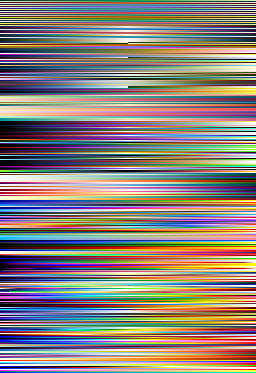
#> input picture web/src/lib/data/colormaps_lut.png, 256 x 373 px
$ python -i print_image.py   (imports and definitions only)
#> lines starting #> are read from the running program, lines starting #| are printed output that depends on the picture
"""Raster images as they go to print: flat sRGB, a fixed ppi, JPEG.

Lulu's own PDF presets (``Lulu-Interior-Print-PDF.joboptions``) leave color
as sRGB, forbid transparency, downsample to 300 ppi and store images as
maximum-quality JPEG without chroma subsampling. Everything that writes a
raster for the printed page goes through these helpers so the spreads, the
front matter and the cover all match that preset, and so :mod:`print_pdf`
can enforce the same rules on whatever reaches the final PDF.
"""

from __future__ import annotations

import io
from functools import lru_cache
from pathlib import Path

from PIL import Image, ImageCms

PRINT_PPI = 300
# Lulu's preset is QFactor 0.15 ("Maximum", ~Pillow 95). Noisy 10 m plates
# are ~5–8 MB each at 95, ~4 MB at 90 and ~3.5 MB at 88 (PSNR ≈ 35 dB,
# invisible through a 300 ppi halftone); 88 keeps a 100-plate interior under
# Lulu's 500 MB guidance (at 90 it came to 506 MB). Always 4:4:4 — no chroma
# subsampling. Keep in step with book_specs.print_pdf.jpeg_quality.
JPEG_QUALITY = 88

# Editorial paper (render_assets.PAPER) and the plate page's dark ground.
PAPER_RGB = (0xF7, 0xF4, 0xEC)
PLATE_GROUND_RGB = (0x0D, 0x0D, 0x10)


# [4 lines left out: function srgb_icc, not called in this run]


def flatten(img: Image.Image, background: tuple[int, int, int] = PAPER_RGB) -> Image.Image:
    """``img`` as opaque RGB, any alpha composited over ``background``."""
    if img.mode in ("RGBA", "LA") or (img.mode == "P" and "transparency" in img.info):
        rgba = img.convert("RGBA")
        ground = Image.new("RGBA", rgba.size, (*background, 255))
        ground.alpha_composite(rgba)
        return ground.convert("RGB")
    return img.convert("RGB")


# [41 lines left out: functions cover_fit, resample, jpeg_bytes, save_print_jpeg, not called in this run]


def px_for(inches: float, ppi: int = PRINT_PPI) -> int:
    return max(1, int(round(inches * ppi)))

>>> from PIL import Image
>>> picture = Image.open('../../web/src/lib/data/colormaps_lut.png')
#> picture is the input picture: PIL image 256x373 RGBA; mean R, G, B, A 139.9, 130.3, 123.1, 255
>>> result = flatten(picture)
#> in flatten, `ground = Image.new("RGBA", rgba.size, (*background, 255))`:
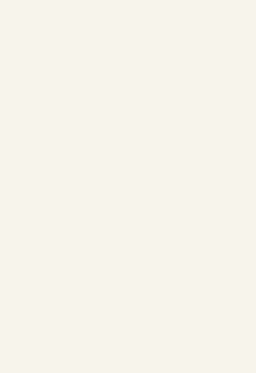
#> ground: PIL image 256x373 RGBA; mean R, G, B, A 247, 244, 236, 255
